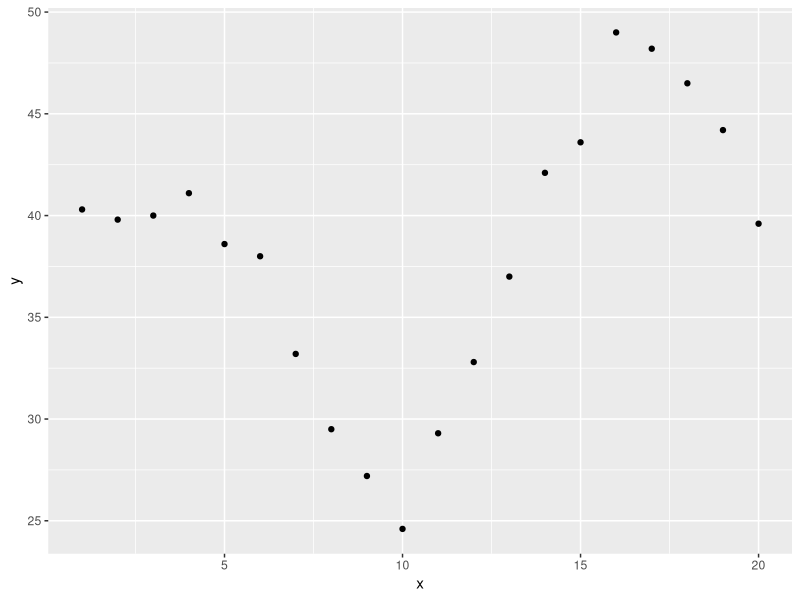
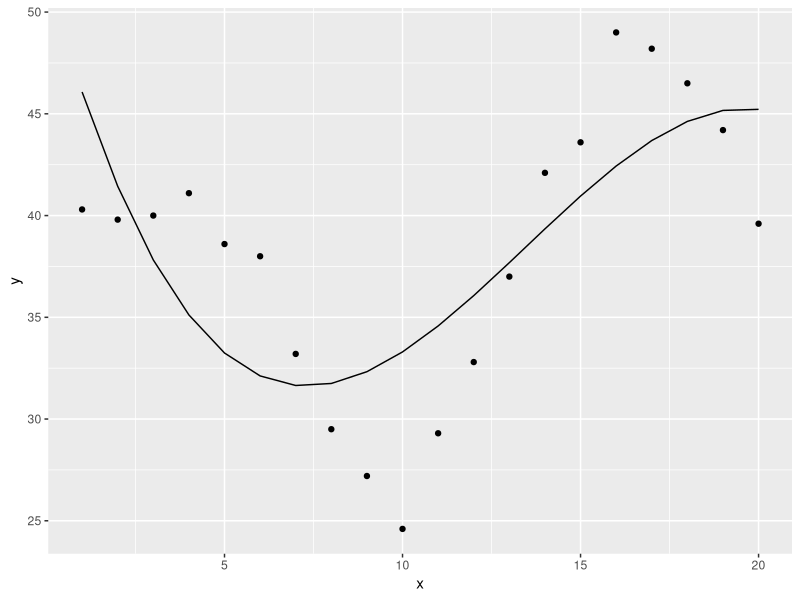
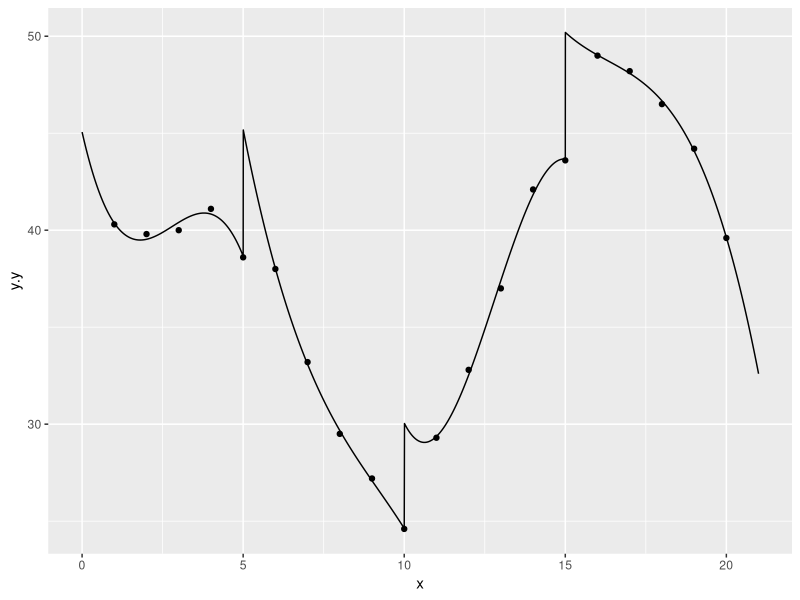
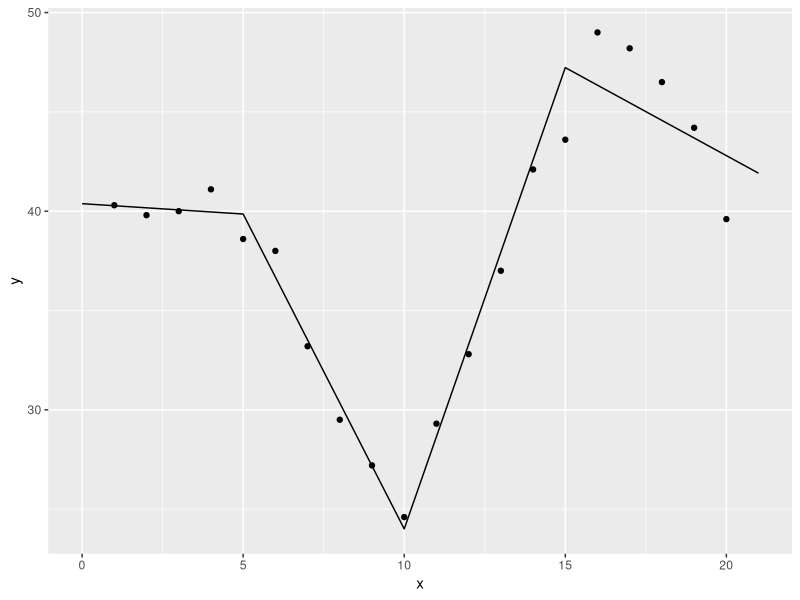
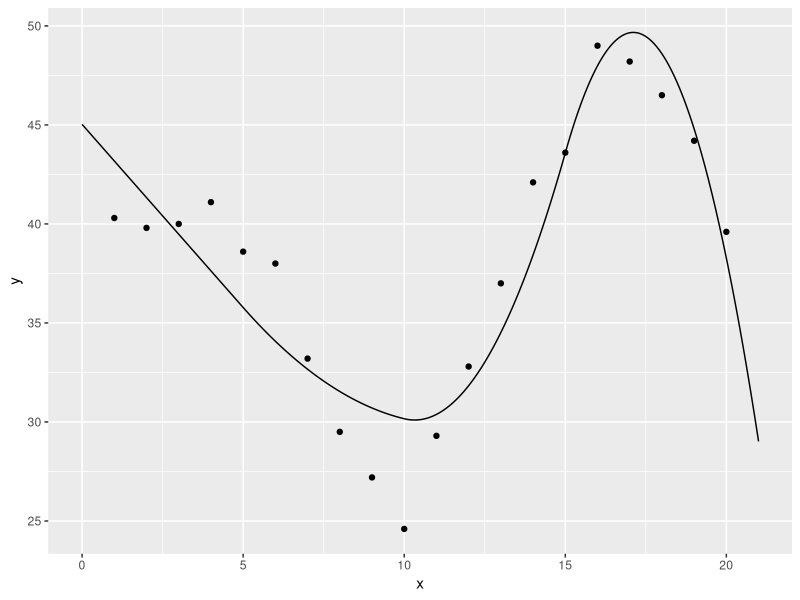
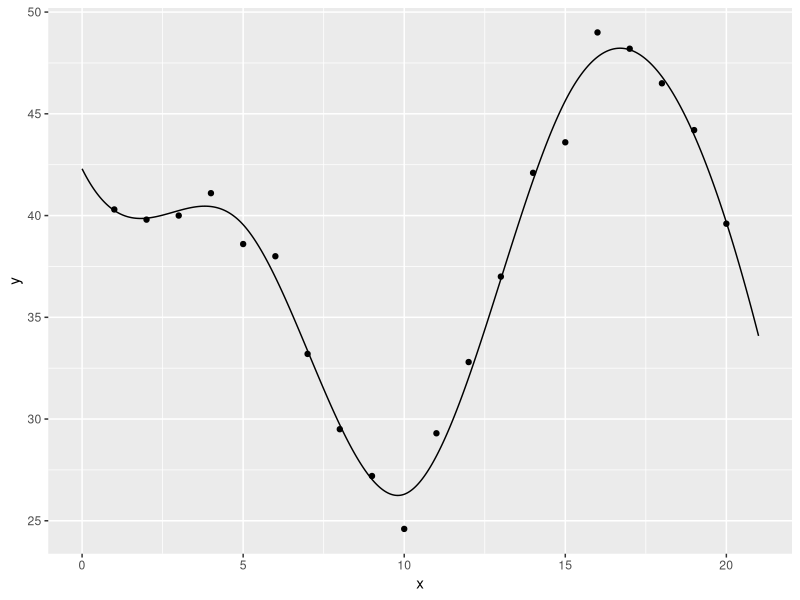

Generate these figures, in order, with R:
## ---- chunk 1
suppressMessages(suppressWarnings(library(broom)))
suppressMessages(suppressWarnings(library(dplyr)))
suppressMessages(suppressWarnings(library(magrittr)))
## ---- chunk 2
library(ggplot2)
x <- 1:20
y <- rep(40, 20)
y[6:20] <- y[6:20]-3*(1:15)
y[11:20] <- y[11:20]+7*(1:10)
y[16:20] <- y[16:20]-(1:5)^2
y <- y+round(rnorm(10), 1)
simulated_example <- data.frame(x, y)
simulated_example
ggplot(simulated_example, aes(x, y)) +
  geom_point()
## ---- chunk 3
extra_values <- data.frame(x=seq(0, 21, length=2200))
simulated_example %<>% full_join(extra_values, by="x")
## ---- chunk 4
single_cubic_model <- lm(y~poly(x, 3), data=simulated_example)
single_cubic_prediction <- augment(single_cubic_model)
ggplot(single_cubic_prediction, aes(x, y)) + 
  geom_point() +
  geom_line(aes(y=.fitted))
## ---- chunk 5
sb1 <- (simulated_example$x<=5)
sb2 <- (simulated_example$x>5)&(simulated_example$x<=10)
sb3 <- (simulated_example$x>10)&(simulated_example$x<=15)
sb4 <- (simulated_example$x>15)

simulated_example %>%
  filter(sb1) %>%
  lm(y~poly(x, 3), data=.) %>%
  augment(newdata=simulated_example[sb1, ]) -> first_cubic_prediction
lm(y~poly(x, 3), subset=sb2, data=simulated_example) %>% 
  augment(newdata=simulated_example[sb2, ]) %>%
  select(x, .fitted) -> second_cubic_prediction
lm(y~poly(x, 3), subset=sb3, data=simulated_example) %>%
  augment(newdata=simulated_example[sb3, ]) %>% 
  select(x, .fitted) -> third_cubic_prediction
lm(y~poly(x, 3), subset=sb4, data=simulated_example) %>%
  augment(newdata=simulated_example[sb4, ]) %>%
  select(x, .fitted) -> fourth_cubic_prediction

first_cubic_prediction %>%
  bind_rows(second_cubic_prediction) %>%
  bind_rows(third_cubic_prediction) %>%
  bind_rows(fourth_cubic_prediction) %>%
  full_join(simulated_example, by="x") -> combined_prediction
ggplot(combined_prediction, aes(x, y.y)) +
  geom_point() +
  geom_line(aes(y=.fitted))
## ---- chunk 6
simulated_example %>%
  mutate(x1=x) %>%
  mutate(x4=(x>5)*(x-5)) %>%
  mutate(x5=(x>10)*(x-10)) %>%
  mutate(x6=(x>15)*(x-15)) -> linear_spline_basis
## ---- chunk 7
lm(y~x1+x4+x5+x6, data=linear_spline_basis) %>%
  augment(newdata=linear_spline_basis) %>%
  ggplot(aes(x, y)) +
    geom_point() +
  geom_line(aes(y=.fitted))
## ---- chunk 8
simulated_example %>%
  mutate(x1=x) %>%
  mutate(x2=x^2) %>%
  mutate(x4=(x>5)*(x-5)^2) %>%
  mutate(x5=(x>10)*(x-10)^2) %>%
  mutate(x6=(x>15)*(x-15)^2) -> quadratic_spline_basis
## ---- chunk 9
lm(y~x1+x4+x5+x6, data=quadratic_spline_basis) %>%
  augment(newdata=quadratic_spline_basis) %>%
  ggplot(aes(x, y)) +
    geom_point() +
  geom_line(aes(y=.fitted))
## ---- chunk 10
simulated_example %>%
  mutate(x1=x) %>%
  mutate(x2=x^2) %>%
  mutate(x3=x^3) %>%
  mutate(x4=(x>5)*(x-5)^3) %>%
  mutate(x5=(x>10)*(x-10)^3) %>%
  mutate(x6=(x>15)*(x-15)^3) -> spline_basis
## ---- chunk 11
lm(y~x1+x2+x3+x4+x5+x6, data=spline_basis) %>%
  augment(newdata=spline_basis) %>%
  ggplot(aes(x, y)) +
    geom_point() +
  geom_line(aes(y=.fitted))
